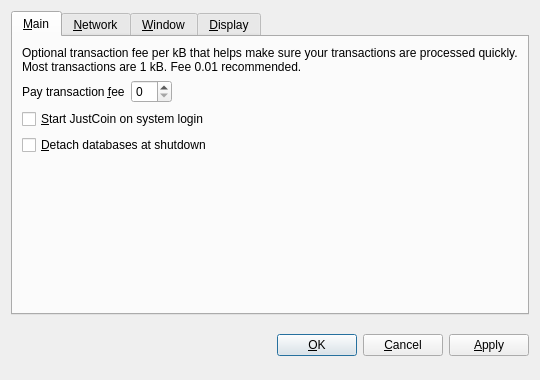
<?xml version="1.0" encoding="UTF-8"?>
<ui version="4.0">
 <class>OptionsDialog</class>
 <widget class="QDialog" name="OptionsDialog">
  <property name="geometry">
   <rect>
    <x>0</x>
    <y>0</y>
    <width>540</width>
    <height>380</height>
   </rect>
  </property>
  <property name="windowTitle">
   <string>Options</string>
  </property>
  <property name="modal">
   <bool>true</bool>
  </property>
  <layout class="QVBoxLayout" name="verticalLayout">
   <item>
    <widget class="QTabWidget" name="tabWidget">
     <property name="tabPosition">
      <enum>QTabWidget::North</enum>
     </property>
     <property name="currentIndex">
      <number>0</number>
     </property>
     <widget class="QWidget" name="tabMain">
      <attribute name="title">
       <string>&amp;Main</string>
      </attribute>
      <layout class="QVBoxLayout" name="verticalLayout_Main">
       <item>
        <widget class="QLabel" name="transactionFeeInfoLabel">
         <property name="text">
          <string>Optional transaction fee per kB that helps make sure your transactions are processed quickly. Most transactions are 1 kB. Fee 0.01 recommended.</string>
         </property>
         <property name="textFormat">
          <enum>Qt::PlainText</enum>
         </property>
         <property name="wordWrap">
          <bool>true</bool>
         </property>
        </widget>
       </item>
       <item>
        <layout class="QHBoxLayout" name="horizontalLayout_Main">
         <item>
          <widget class="QLabel" name="transactionFeeLabel">
           <property name="text">
            <string>Pay transaction &amp;fee</string>
           </property>
           <property name="textFormat">
            <enum>Qt::PlainText</enum>
           </property>
           <property name="buddy">
            <cstring>transactionFee</cstring>
           </property>
          </widget>
         </item>
         <item>
          <widget class="BitcoinAmountField" name="transactionFee"/>
         </item>
         <item>
          <spacer name="horizontalSpacer_Main">
           <property name="orientation">
            <enum>Qt::Horizontal</enum>
           </property>
           <property name="sizeHint" stdset="0">
            <size>
             <width>40</width>
             <height>20</height>
            </size>
           </property>
          </spacer>
         </item>
        </layout>
       </item>
       <item>
        <widget class="QCheckBox" name="bitcoinAtStartup">
         <property name="toolTip">
          <string>Automatically start JustCoin after logging in to the system.</string>
         </property>
         <property name="text">
          <string>&amp;Start JustCoin on system login</string>
         </property>
        </widget>
       </item>
       <item>
        <widget class="QCheckBox" name="detachDatabases">
         <property name="toolTip">
          <string>Detach block and address databases at shutdown. This means they can be moved to another data directory, but it slows down shutdown. The wallet is always detached.</string>
         </property>
         <property name="text">
          <string>&amp;Detach databases at shutdown</string>
         </property>
        </widget>
       </item>
       <item>
        <spacer name="verticalSpacer_Main">
         <property name="orientation">
          <enum>Qt::Vertical</enum>
         </property>
         <property name="sizeHint" stdset="0">
          <size>
           <width>20</width>
           <height>40</height>
          </size>
         </property>
        </spacer>
       </item>
      </layout>
     </widget>
     <widget class="QWidget" name="tabNetwork">
      <attribute name="title">
       <string>&amp;Network</string>
      </attribute>
      <layout class="QVBoxLayout" name="verticalLayout_Network">
       <item>
        <widget class="QCheckBox" name="mapPortUpnp">
         <property name="toolTip">
          <string>Automatically open the JustCoin client port on the router. This only works when your router supports UPnP and it is enabled.</string>
         </property>
         <property name="text">
          <string>Map port using &amp;UPnP</string>
         </property>
        </widget>
       </item>
       <item>
        <widget class="QCheckBox" name="connectSocks">
         <property name="toolTip">
          <string>Connect to the JustCoin network through a SOCKS proxy (e.g. when connecting through Tor).</string>
         </property>
         <property name="text">
          <string>&amp;Connect through SOCKS proxy:</string>
         </property>
        </widget>
       </item>
       <item>
        <layout class="QHBoxLayout" name="horizontalLayout_Network">
         <item>
          <widget class="QLabel" name="proxyIpLabel">
           <property name="text">
            <string>Proxy &amp;IP:</string>
           </property>
           <property name="textFormat">
            <enum>Qt::PlainText</enum>
           </property>
           <property name="buddy">
            <cstring>proxyIp</cstring>
           </property>
          </widget>
         </item>
         <item>
          <widget class="QValidatedLineEdit" name="proxyIp">
           <property name="maximumSize">
            <size>
             <width>140</width>
             <height>16777215</height>
            </size>
           </property>
           <property name="toolTip">
            <string>IP address of the proxy (e.g. 127.0.0.1)</string>
           </property>
          </widget>
         </item>
         <item>
          <widget class="QLabel" name="proxyPortLabel">
           <property name="text">
            <string>&amp;Port:</string>
           </property>
           <property name="textFormat">
            <enum>Qt::PlainText</enum>
           </property>
           <property name="buddy">
            <cstring>proxyPort</cstring>
           </property>
          </widget>
         </item>
         <item>
          <widget class="QLineEdit" name="proxyPort">
           <property name="maximumSize">
            <size>
             <width>55</width>
             <height>16777215</height>
            </size>
           </property>
           <property name="toolTip">
            <string>Port of the proxy (e.g. 9050)</string>
           </property>
          </widget>
         </item>
         <item>
          <widget class="QLabel" name="socksVersionLabel">
           <property name="text">
            <string>SOCKS &amp;Version:</string>
           </property>
           <property name="textFormat">
            <enum>Qt::PlainText</enum>
           </property>
           <property name="buddy">
            <cstring>socksVersion</cstring>
           </property>
          </widget>
         </item>
         <item>
          <widget class="QValueComboBox" name="socksVersion">
           <property name="toolTip">
            <string>SOCKS version of the proxy (e.g. 5)</string>
           </property>
          </widget>
         </item>
         <item>
          <spacer name="horizontalSpacer_Network">
           <property name="orientation">
            <enum>Qt::Horizontal</enum>
           </property>
           <property name="sizeHint" stdset="0">
            <size>
             <width>40</width>
             <height>20</height>
            </size>
           </property>
          </spacer>
         </item>
        </layout>
       </item>
       <item>
        <spacer name="verticalSpacer_Network">
         <property name="orientation">
          <enum>Qt::Vertical</enum>
         </property>
         <property name="sizeHint" stdset="0">
          <size>
           <width>20</width>
           <height>40</height>
          </size>
         </property>
        </spacer>
       </item>
      </layout>
     </widget>
     <widget class="QWidget" name="tabWindow">
      <attribute name="title">
       <string>&amp;Window</string>
      </attribute>
      <layout class="QVBoxLayout" name="verticalLayout_Window">
       <item>
        <widget class="QCheckBox" name="minimizeToTray">
         <property name="toolTip">
          <string>Show only a tray icon after minimizing the window.</string>
         </property>
         <property name="text">
          <string>&amp;Minimize to the tray instead of the taskbar</string>
         </property>
        </widget>
       </item>
       <item>
        <widget class="QCheckBox" name="minimizeOnClose">
         <property name="toolTip">
          <string>Minimize instead of exit the application when the window is closed. When this option is enabled, the application will be closed only after selecting Quit in the menu.</string>
         </property>
         <property name="text">
          <string>M&amp;inimize on close</string>
         </property>
        </widget>
       </item>
       <item>
        <spacer name="verticalSpacer_Window">
         <property name="orientation">
          <enum>Qt::Vertical</enum>
         </property>
         <property name="sizeHint" stdset="0">
          <size>
           <width>20</width>
           <height>40</height>
          </size>
         </property>
        </spacer>
       </item>
      </layout>
     </widget>
     <widget class="QWidget" name="tabDisplay">
      <attribute name="title">
       <string>&amp;Display</string>
      </attribute>
      <layout class="QVBoxLayout" name="verticalLayout_Display">
       <item>
        <layout class="QHBoxLayout" name="horizontalLayout_1_Display">
         <item>
          <widget class="QLabel" name="langLabel">
           <property name="text">
            <string>User Interface &amp;language:</string>
           </property>
           <property name="textFormat">
            <enum>Qt::PlainText</enum>
           </property>
           <property name="buddy">
            <cstring>lang</cstring>
           </property>
          </widget>
         </item>
         <item>
          <widget class="QValueComboBox" name="lang">
           <property name="toolTip">
            <string>The user interface language can be set here. This setting will take effect after restarting JustCoin.</string>
           </property>
          </widget>
         </item>
        </layout>
       </item>
       <item>
        <layout class="QHBoxLayout" name="horizontalLayout_2_Display">
         <item>
          <widget class="QLabel" name="unitLabel">
           <property name="text">
            <string>&amp;Unit to show amounts in:</string>
           </property>
           <property name="textFormat">
            <enum>Qt::PlainText</enum>
           </property>
           <property name="buddy">
            <cstring>unit</cstring>
           </property>
          </widget>
         </item>
         <item>
          <widget class="QValueComboBox" name="unit">
           <property name="toolTip">
            <string>Choose the default subdivision unit to show in the interface and when sending coins.</string>
           </property>
          </widget>
         </item>
        </layout>
       </item>
       <item>
        <widget class="QCheckBox" name="displayAddresses">
         <property name="toolTip">
          <string>Whether to show JustCoin addresses in the transaction list or not.</string>
         </property>
         <property name="text">
          <string>&amp;Display addresses in transaction list</string>
         </property>
        </widget>
       </item>
       <item>
        <spacer name="verticalSpacer_Display">
         <property name="orientation">
          <enum>Qt::Vertical</enum>
         </property>
         <property name="sizeHint" stdset="0">
          <size>
           <width>20</width>
           <height>40</height>
          </size>
         </property>
        </spacer>
       </item>
      </layout>
     </widget>
    </widget>
   </item>
   <item>
    <layout class="QHBoxLayout" name="horizontalLayout_Buttons">
     <item>
      <spacer name="horizontalSpacer_1">
       <property name="orientation">
        <enum>Qt::Horizontal</enum>
       </property>
       <property name="sizeHint" stdset="0">
        <size>
         <width>40</width>
         <height>48</height>
        </size>
       </property>
      </spacer>
     </item>
     <item>
      <widget class="QLabel" name="statusLabel">
       <property name="font">
        <font>
         <weight>75</weight>
         <bold>true</bold>
        </font>
       </property>
       <property name="text">
        <string/>
       </property>
       <property name="textFormat">
        <enum>Qt::PlainText</enum>
       </property>
       <property name="wordWrap">
        <bool>true</bool>
       </property>
      </widget>
     </item>
     <item>
      <spacer name="horizontalSpacer_2">
       <property name="orientation">
        <enum>Qt::Horizontal</enum>
       </property>
       <property name="sizeHint" stdset="0">
        <size>
         <width>40</width>
         <height>48</height>
        </size>
       </property>
      </spacer>
     </item>
     <item>
      <widget class="QPushButton" name="okButton">
       <property name="text">
        <string>&amp;OK</string>
       </property>
      </widget>
     </item>
     <item>
      <widget class="QPushButton" name="cancelButton">
       <property name="text">
        <string>&amp;Cancel</string>
       </property>
       <property name="autoDefault">
        <bool>false</bool>
       </property>
      </widget>
     </item>
     <item>
      <widget class="QPushButton" name="applyButton">
       <property name="text">
        <string>&amp;Apply</string>
       </property>
       <property name="autoDefault">
        <bool>false</bool>
       </property>
      </widget>
     </item>
    </layout>
   </item>
  </layout>
 </widget>
 <customwidgets>
  <customwidget>
   <class>BitcoinAmountField</class>
   <extends>QSpinBox</extends>
   <header>bitcoinamountfield.h</header>
  </customwidget>
  <customwidget>
   <class>QValueComboBox</class>
   <extends>QComboBox</extends>
   <header>qvaluecombobox.h</header>
  </customwidget>
  <customwidget>
   <class>QValidatedLineEdit</class>
   <extends>QLineEdit</extends>
   <header>qvalidatedlineedit.h</header>
  </customwidget>
 </customwidgets>
 <resources/>
 <connections/>
</ui>
